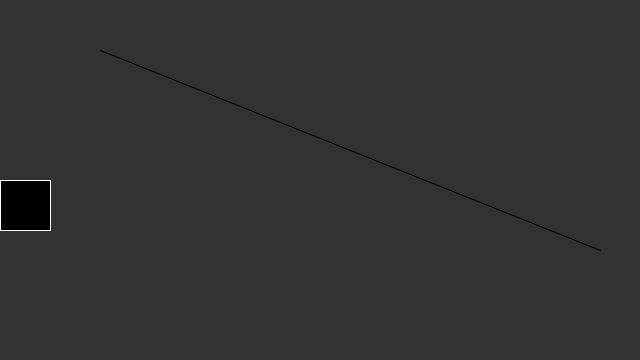
Frame 1 (no input)
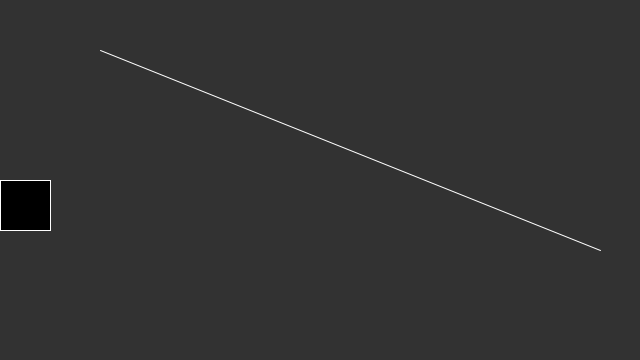
Frame 60 (the mouse pressed at the canvas centre just before this capture)
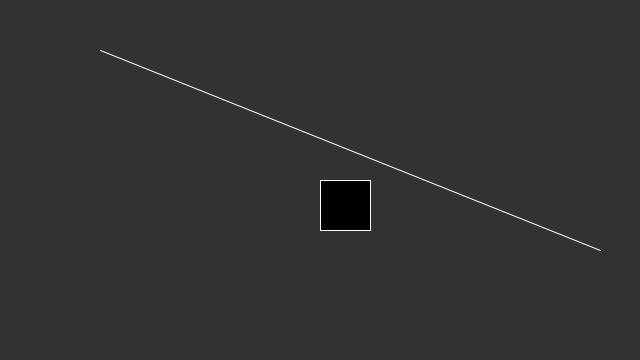
Frame 120 (the mouse held since frame 60 and released just before this capture)

The Processing sketch that drew these frames (run headless with seeded random() and noise(); from frame 60 on, the mouse is pressed at the canvas centre):

// Processing sketch: sketch_161220_3_2_java
// ── sketch_161220_3_2_java.pde
// This is Sketch 161220_3_2_java
void setup() {
  size(640, 360);
  background(50, 50, 50);
}
void draw() {
  background(50, 50, 50);
  line (100, 50, 600, 250);
  //Sets the Stroke Color for the Rect to be created
  stroke(255, 255, 255);
  //Set the fill Color of the to be created Rect, A fourth Value would create a Alpha Value
  fill(0, 0, 0);
  // Creates the Rectangle
  rect(mouseX, 180, 50, 50);
}
